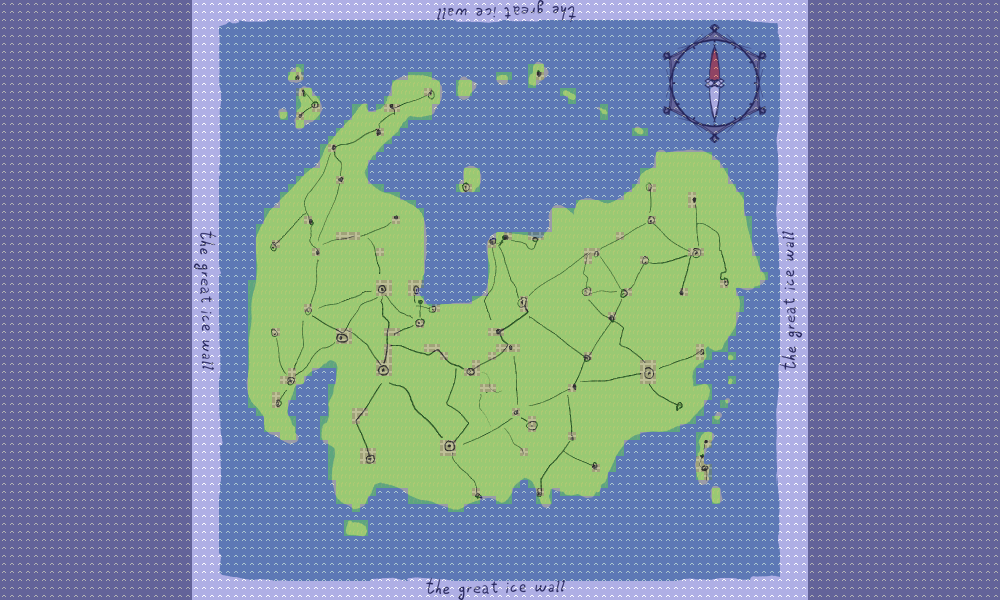

A 2D game scene composited from a Tiled map and its tileset images. What follows is a short description and the map's XML, with each tile layer's data collapsed to a summary:
An orthogonal 125x75 tile map with 8x8 px tiles, 1 tile layer (base), 1 image layer.

<map version="1.0" orientation="orthogonal" renderorder="right-down" width="125" height="75" tilewidth="8" tileheight="8" nextobjectid="1">
 <tileset firstgid="1" name="tileset" tilewidth="8" tileheight="8" tilecount="64" columns="8">
  <image source="tileset.png" width="64" height="64" />
 </tileset>
 <imagelayer name="fancy">
  <image source="world.png" width="1000" height="600" />
 </imagelayer>
 <layer name="base" width="125" height="75" opacity="0.46">
  <data>[9375 cells, 9375 non-empty, 3 distinct tile ids]</data>
 </layer>
</map>